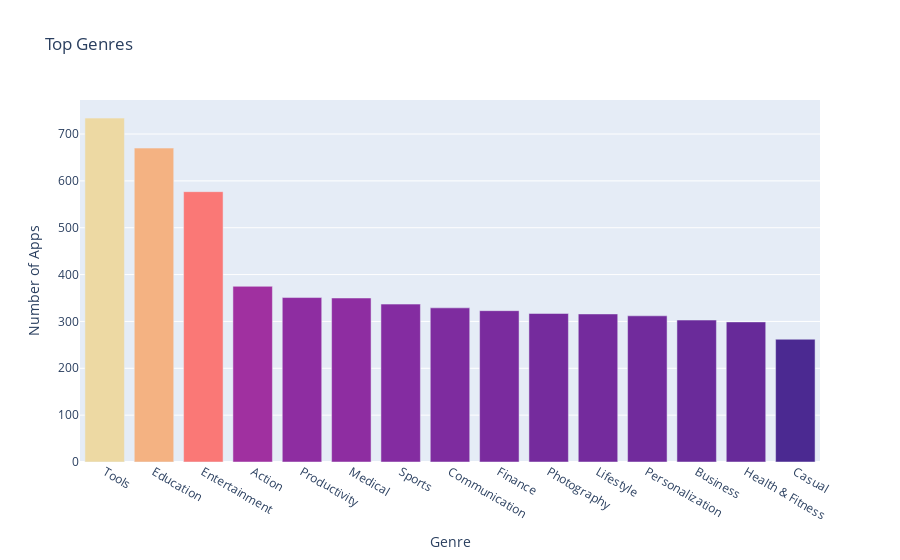

Notebook source saved alongside this figure:
### Markdown cell above
**Challenge**: Can you create this chart with the Series containing the genre data? 



Try experimenting with the built in colour scales in Plotly. You can find a full list [here](https://plotly.com/python/builtin-colorscales/). 

* Find a way to set the colour scale using the color_continuous_scale parameter. 
* Find a way to make the color axis disappear by using coloraxis_showscale.

### Code cell
bar = px.bar(x = num_genres.index[:15],y = num_genres.values[:15],title='Top Genres',hover_name=num_genres.index[:15],color=num_genres.values[:15],color_continuous_scale='Agsunset')
bar.update_layout(xaxis_title='Genre',
yaxis_title='Number of Apps',
coloraxis_showscale=False)

bar.show()

### Figure 1 — Plotly figure (JSON) as saved in the notebook; plotly's stock layout.template omitted (floating-point values rounded to 4 significant figures)
{"data": [{"alignmentgroup": "True", "hovertemplate": "<b>%{hovertext}</b><br><br>x=%{x}<br>y=%{y}<br>color=%{marker.color}<extra></extra>", "hovertext": ["Tools", "Education", "Entertainment", "Action", "Productivity", "Medical", "Sports", "Communication", "Finance", "Photography", "Lifestyle", "Personalization", "Business", "Health & Fitness", "Casual"], "legendgroup": "", "marker": {"color": [734, 670, 577, 375, 351, 350, 337, 329, 323, 317, 316, 312, 303, 299, 262], "coloraxis": "coloraxis", "pattern": {"shape": ""}}, "name": "", "offsetgroup": "", "orientation": "v", "showlegend": false, "textposition": "auto", "type": "bar", "x": ["Tools", "Education", "Entertainment", "Action", "Productivity", "Medical", "Sports", "Communication", "Finance", "Photography", "Lifestyle", "Personalization", "Business", "Health & Fitness", "Casual"], "xaxis": "x", "y": [734, 670, 577, 375, 351, 350, 337, 329, 323, 317, 316, 312, 303, 299, 262], "yaxis": "y"}], "layout": {"barmode": "relative", "coloraxis": {"colorbar": {"title": {"text": "color"}}, "colorscale": [[0, "rgb(75, 41, 145)"], [0.1667, "rgb(135, 44, 162)"], [0.3333, "rgb(192, 54, 157)"], [0.5, "rgb(234, 79, 136)"], [0.6667, "rgb(250, 120, 118)"], [0.8333, "rgb(246, 169, 122)"], [1, "rgb(237, 217, 163)"]], "showscale": false}, "legend": {"tracegroupgap": 0}, "title": {"text": "Top Genres"}, "xaxis": {"anchor": "y", "domain": [0, 1], "title": {"text": "Genre"}}, "yaxis": {"anchor": "x", "domain": [0, 1], "title": {"text": "Number of Apps"}}}}
